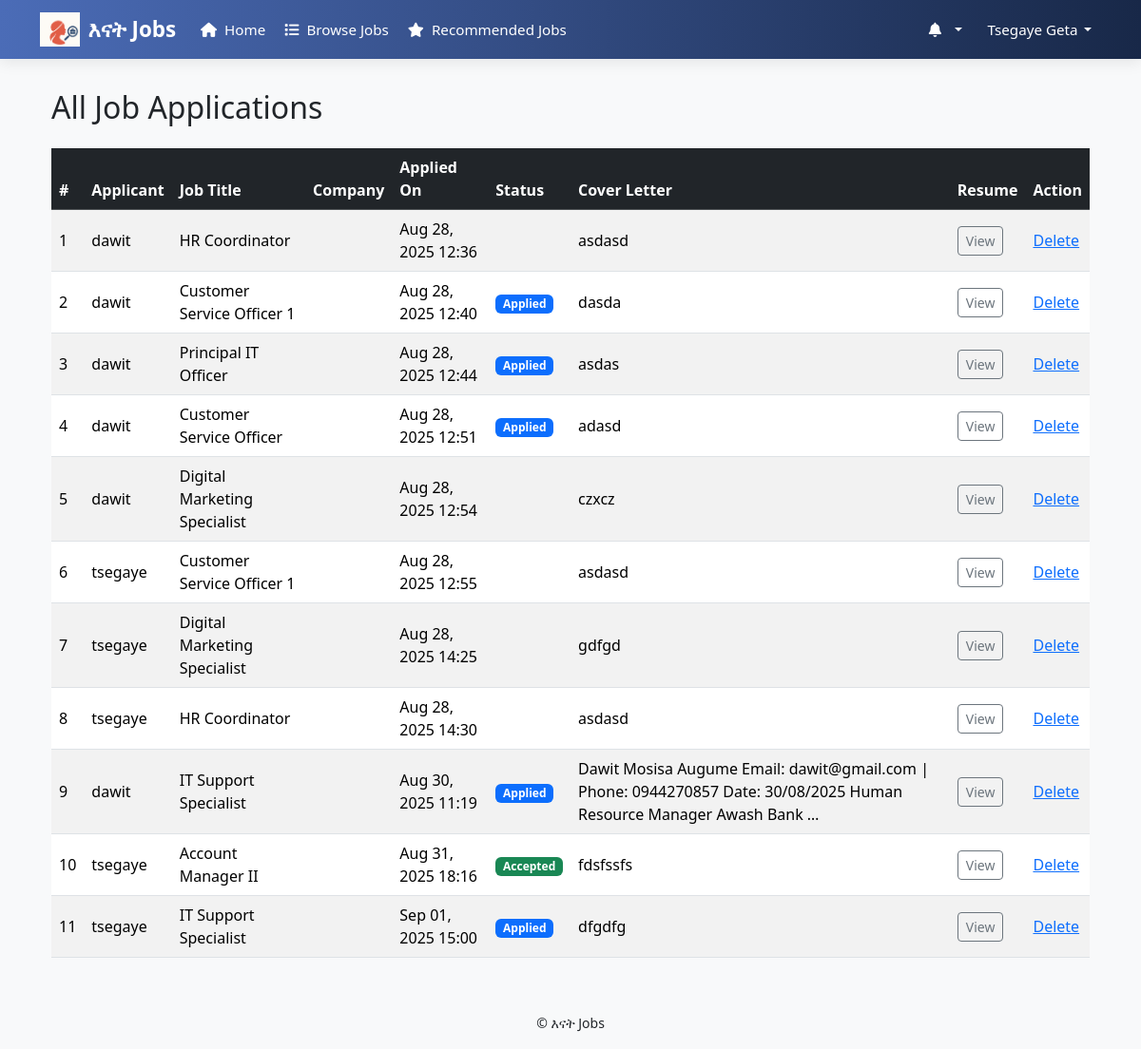
Page /job_applied_show_admin/ (signed in) on the committed database.
### job/models.py (models this page shows, shortened)
class User(AbstractUser):
    is_employer = models.BooleanField(default=False)
    is_job_seeker = models.BooleanField(default=False)
    phone_number = models.CharField(max_length=15, blank=True, null=True)
    groups = models.ManyToManyField(
        'auth.Group',
        related_name='job_user_groups',  # Add this
        blank=True,
        help_text='The groups this user belongs to.',
        verbose_name='groups'
    )
    user_permissions = models.ManyToManyField(
        'auth.Permission',
        related_name='job_user_permissions',  # Add this
        blank=True,
        help_text='Specific permissions for this user.',
        verbose_name='user permissions'
    )

class SeekerProfile(models.Model):
    user = models.OneToOneField(User, on_delete=models.CASCADE)
    first_name = models.CharField(max_length=100)
    last_name = models.CharField(max_length=100)
    email = models.EmailField()
    phone_number = models.CharField(max_length=15, blank=True, null=True)
    location = models.CharField(max_length=255, blank=True)
    location = models.CharField(max_length=255, blank=True)  # 👈 free text (but controlled by form)
    resume = models.FileField(upload_to='resumes/', blank=True, null=True)
    skills = models.ManyToManyField(Skill, blank=True)

class JobApplication(models.Model):
    job = models.ForeignKey(Job, on_delete=models.CASCADE)
    applicant = models.ForeignKey(User, on_delete=models.CASCADE)
    applied_on = models.DateTimeField(auto_now_add=True)
    resume = models.FileField(upload_to='resumes/', blank=True, null=True)
    status = models.CharField(max_length=20, choices=[
        ('applied','Applied'),
        ('reviewed','Reviewed'),
        ('rejected','Rejected'),
        ('accepted','Accepted')
    ], default='applied')
    cover_letter = models.TextField(blank=True, null=True)
    class Meta:
        unique_together = ('job', 'applicant')

class Job(models.Model):
    employer = models.ForeignKey(EmployerProfile, on_delete=models.CASCADE)
    title = models.CharField(max_length=255)
    description = models.TextField()
    category = models.ForeignKey(JobCategory, on_delete=models.SET_NULL, null=True)
    required_skills = models.ManyToManyField("Skill", blank=True)
    location = models.CharField(max_length=255)
    job_type = models.CharField(max_length=50, choices=[('full-time','Full-time'),('part-time','Part-time'),('internship','Internship')])
    salary_range = models.CharField(max_length=50, blank=True)
    posted_on = models.DateTimeField(auto_now_add=True)
    deadline = models.DateField()
    is_active = models.BooleanField(default=True)  # 👈 new field

### job/views.py (the view)
# urls.py: path('job_applied_show_admin/',views.job_applied_show_admin, name='job_applied_show_admin'),
def job_applied_show_admin(request):
    applications = JobApplication.objects.all().select_related('job', 'applicant')
    context = {
        'applications': applications
    }
    return render(request, 'job/job_applied_show_admin.html', context)

### job/context_processors.py (called while the page is built)
def notifications(request):
    if request.user.is_authenticated:
        all_notifications = request.user.notifications_received.order_by('-created_at')
        return {
            'notifications': all_notifications
        }
    return {}

def notification_count(request):
    if request.user.is_authenticated:
        count = Notification.objects.filter(recipient=request.user, is_read=False).count()
        return {'notifications_unread_count': count}
    return {'notifications_unread_count': 0}

### job/templates/job/job_applied_show_admin.html (shortened to what this page needs)
{% extends 'seeker_base.html' %}
{% block content %}
<div class="container mt-4">
    <h2 class="mb-4">All Job Applications</h2>
    {% if applications %}
    <div class="table-responsive">
        <table class="table table-striped table-hover align-middle">
            <thead class="table-dark">
                <tr>
                    <th>#</th>
                    <th>Applicant</th>
                    <th>Job Title</th>
                    <th>Company</th>
                    <th>Applied On</th>
                    <th>Status</th>
                    <th>Cover Letter</th>
                    <th>Resume</th>
                    <th>Action</th>
                </tr>
            </thead>
            <tbody>
                {% for app in applications %}
                <tr>
                    <td>{{ forloop.counter }}</td>
                    <td>{{ app.applicant.username }}</td>
                    <td>{{ app.job.title }}</td>
                    <td>{{ app.job.employer.company_name }}</td>
                    <td>{{ app.applied_on|date:"M d, Y H:i" }}</td>
                    <td>
                        {% if app.status == 'applied' %}
                            <span class="badge bg-primary">Applied</span>
                        {% elif app.status == 'reviewed' %}
                            <span class="badge bg-info text-dark">Reviewed</span>
                        {% elif app.status == 'rejected' %}
                            <span class="badge bg-danger">Rejected</span>
                        {% elif app.status == 'accepted' %}
                            <span class="badge bg-success">Accepted</span>
                        {% endif %}
                    </td>
                    <td>
                        {% if app.cover_letter %}
                            {{ app.cover_letter|truncatewords:15 }}
                        {% else %}
                            <span class="text-muted">N/A</span>
                        {% endif %}
                    </td>
                    <td>
                        {% if app.resume %}
                            <a href="{{ app.resume.url }}" target="_blank" class="btn btn-sm btn-outline-secondary">View</a>
                        {% else %}
                            <span class="text-muted">N/A</span>
                        {% endif %}
                    </td>
                    <td> <a href="{% url 'delete_job_applications' app.id %}">Delete</a> </td>
                </tr>
                {% endfor %}
            </tbody>
        </table>
    </div>
    {% else %}
        <div class="alert alert-warning">
            No job applications found.
        </div>
    {% endif %}
</div>
{% endblock %}

### job/templates/seeker_base.html (shortened to what this page needs)
    {% load static %}
    <!DOCTYPE html>
    <html lang="en">
    <head>
        <link rel="stylesheet" href="https://cdn.jsdelivr.net/npm/bootstrap@5.3.2/dist/css/bootstrap.min.css">
        <link rel="stylesheet" href="https://cdnjs.cloudflare.com/ajax/libs/font-awesome/6.4.0/css/all.min.css">
    </head>
    <body>
        <nav class="navbar navbar-expand-lg navbar-dark fixed-top">
            <div class="container">
                <a class="navbar-brand" href="{% url 'main' %}">
                    <img src="{% static 'jobs/images/enat.png' %}" alt="Enat Jobs" style="height:36px; width:auto; margin-right:8px;">
                    እናት Jobs
                </a>
                <div class="collapse navbar-collapse" id="navbarNav">
                    <ul class="navbar-nav me-auto mb-2 mb-lg-0">
                        <li class="nav-item">
                            {% if user.is_authenticated %}
                                {% if user.is_superuser %}
                                    <a class="nav-link" href="{% url 'admin_dashboard' %}"><i class="fas fa-home me-1"></i> Home</a>
                                {% elif user.is_job_seeker %}
                                    <a class="nav-link" href="{% url 'job_seeker_dashboard' %}"><i class="fas fa-home me-1"></i> Home</a>
                                                                    <li class="nav-item d-none d-lg-block"><a class="nav-link" href="{% url 'browse_jobs' %}"><i class="fas fa-list me-1"></i> Browse Jobs</a></li>
                                {% elif user.is_employer %}
                                    <a class="nav-link" href="{% url 'employer_dashboard' %}"><i class="fas fa-home me-1"></i> Home</a>
                                {% endif %}
                            {% else %}
                                <a class="nav-link" href="{% url 'main' %}"><i class="fas fa-home me-1"></i> Home</a>
                            {% endif %}
                        </li>
                        {% if user.is_authenticated and user.is_job_seeker %}
                        <li class="nav-item">
<a class="nav-link" href="{% url 'recommended_jobs' %}">
    <i class="fas fa-star me-1"></i> Recommended Jobs
</a>
                        </li>
                        {% endif %}
                    </ul>
                    <ul class="navbar-nav ms-auto align-items-lg-center">
                        {% if user.is_authenticated %}
                            <li class="nav-item dropdown me-lg-2">
                                <a class="nav-link dropdown-toggle position-relative" href="#" id="notifDropdown" role="button"
                                data-bs-toggle="dropdown" aria-expanded="false">
                                <i class="fas fa-bell me-1"></i>
                                </a>
                            </li>
                            <li class="nav-item dropdown">
                                <a class="nav-link dropdown-toggle d-flex align-items-center" href="#" id="profileDropdown" role="button" data-bs-toggle="dropdown" aria-expanded="false">
                                    {% if user.seekerprofile %}
                                        <span class="d-none d-lg-inline">{{ user.seekerprofile.first_name|title }} {{ user.seekerprofile.last_name|title }}</span>
                                    {% elif user.employerprofile %}
                                        <span class="d-none d-lg-inline">{{ user.employerprofile.comapany_name|title }}</span>
                                    {% else %}
                                        <span class="d-none d-lg-inline">{{ user.username|title }}</span>
                                    {% endif %}
                                </a>
                            </li>
                        {% else %}
                            <li class="nav-item"><a class="nav-link" href="{% url 'login' %}"><i class="fas fa-sign-in-alt me-1"></i> Login</a></li>
                            <li class="nav-item"><a class="btn btn-outline-light ms-lg-2 mt-2 mt-lg-0" href="{% url 'register' %}"><i class="fas fa-user-plus me-1"></i> Register</a></li>
                        {% endif %}
                    </ul>
                </div>
            </div>
        </nav>
        <main class="container my-4">
            {% block content %}{% endblock %}
        </main>
        <footer class="bg-light text-center py-3 mt-auto">
            <div class="container">
                <small>&copy; {{ now.year }} እናት Jobs</small>
            </div>
        </footer>
    </body>
    </html>

### job/templates/seeker_base.html (style rules this page uses)
body { padding-top: 70px; background-color: #f8f9fa; -webkit-font-smoothing: antialiased; }
.navbar { background: linear-gradient(90deg, #4b6cb7, #182848); box-shadow: 0 4px 15px rgba(0,0,0,0.08); padding: 0.5rem 0; }
.navbar-brand { font-weight: 700; font-size: 1.4rem; color: #fff !important; display: flex; align-items: center; margin-right: 1rem; }
.navbar-nav .nav-link { white-space: nowrap; overflow: hidden; text-overflow: ellipsis; padding: 0.5rem 0.8rem; border-radius: 4px; transition: all 0.2s ease; }
.navbar .nav-link, .navbar .navbar-brand { color: #fff !important; }
.nav-item { margin: 0 2px; }
.nav-item.dropdown .dropdown-toggle::after { margin-left: 0.4rem; }
@media (max-width: 1200px) { .navbar-nav .nav-link { padding: 0.4rem 0.6rem; font-size: 0.95rem; } }
img { max-width: 100%; height: auto; display: block; }

### rows in the picture
User: seekerprofile.first_name "Tsegaye", seekerprofile.last_name "Geta"
JobApplication: applicant.username "dawit", job "HR Coordinator", applied_on "Aug 28, 2025 12:36", cover_letter "asdasd"
JobApplication: applicant.username "dawit", job "Customer Service Officer 1", applied_on "Aug 28, 2025 12:40", status "Applied", cover_letter "dasda"
JobApplication: applicant.username "dawit", job "Principal IT Officer", applied_on "Aug 28, 2025 12:44", status "Applied", cover_letter "asdas"
JobApplication: applicant.username "dawit", job "Customer Service Officer", applied_on "Aug 28, 2025 12:51", status "Applied", cover_letter "adasd"
JobApplication: applicant.username "dawit", job "Digital Marketing Specialist", applied_on "Aug 28, 2025 12:54", cover_letter "czxcz"
JobApplication: applicant.username "tsegaye", job "Customer Service Officer 1", applied_on "Aug 28, 2025 12:55", cover_letter "asdasd"
JobApplication: applicant.username "tsegaye", job "Digital Marketing Specialist", applied_on "Aug 28, 2025 14:25", cover_letter "gdfgd"
JobApplication: applicant.username "tsegaye", job "HR Coordinator", applied_on "Aug 28, 2025 14:30", cover_letter "asdasd"
JobApplication: applicant.username "dawit", job "IT Support Specialist", applied_on "Aug 30, 2025 11:19", status "Applied", cover_letter "Dawit Mosisa Augume Email: dawit@gmail.com | Phone: 0944270857 Date: 30/08/2025 Human Resource Manager Awash Bank …"
JobApplication: applicant.username "tsegaye", job "Account Manager II", applied_on "Aug 31, 2025 18:16", status "Accepted", cover_letter "fdsfssfs"
JobApplication: applicant.username "tsegaye", job "IT Support Specialist", applied_on "Sep 01, 2025 15:00", status "Applied", cover_letter "dfgdfg"
